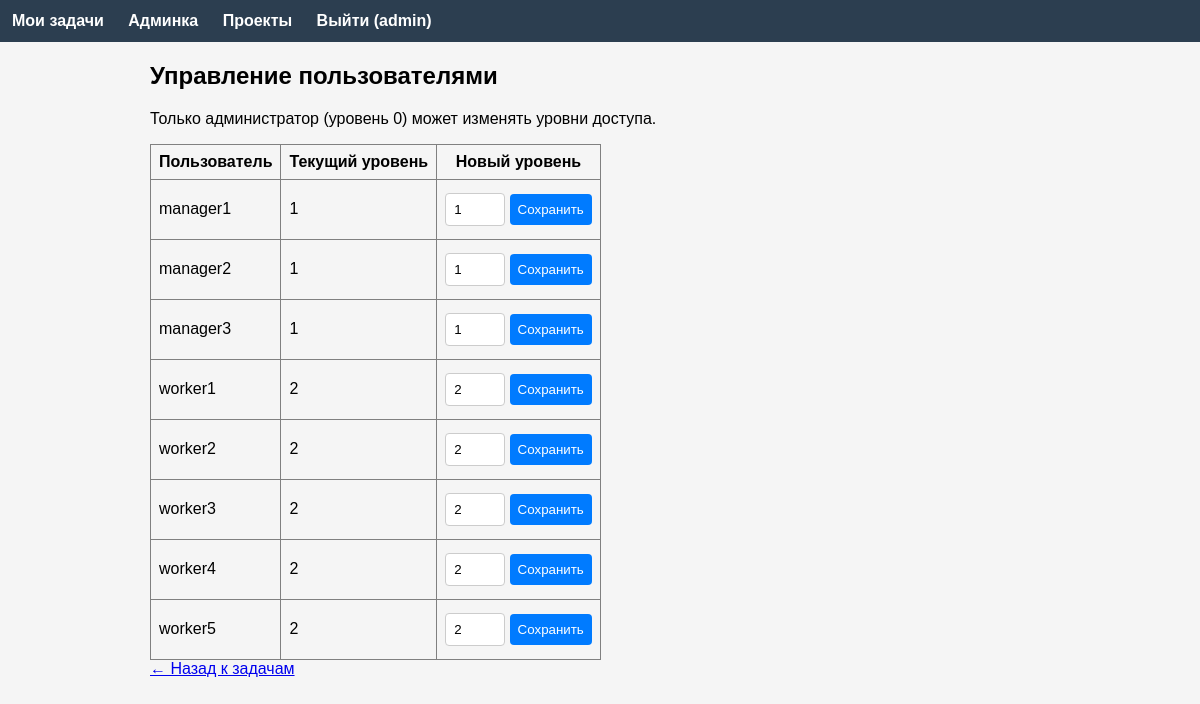
Page /admin (signed in) on the earlier database version.
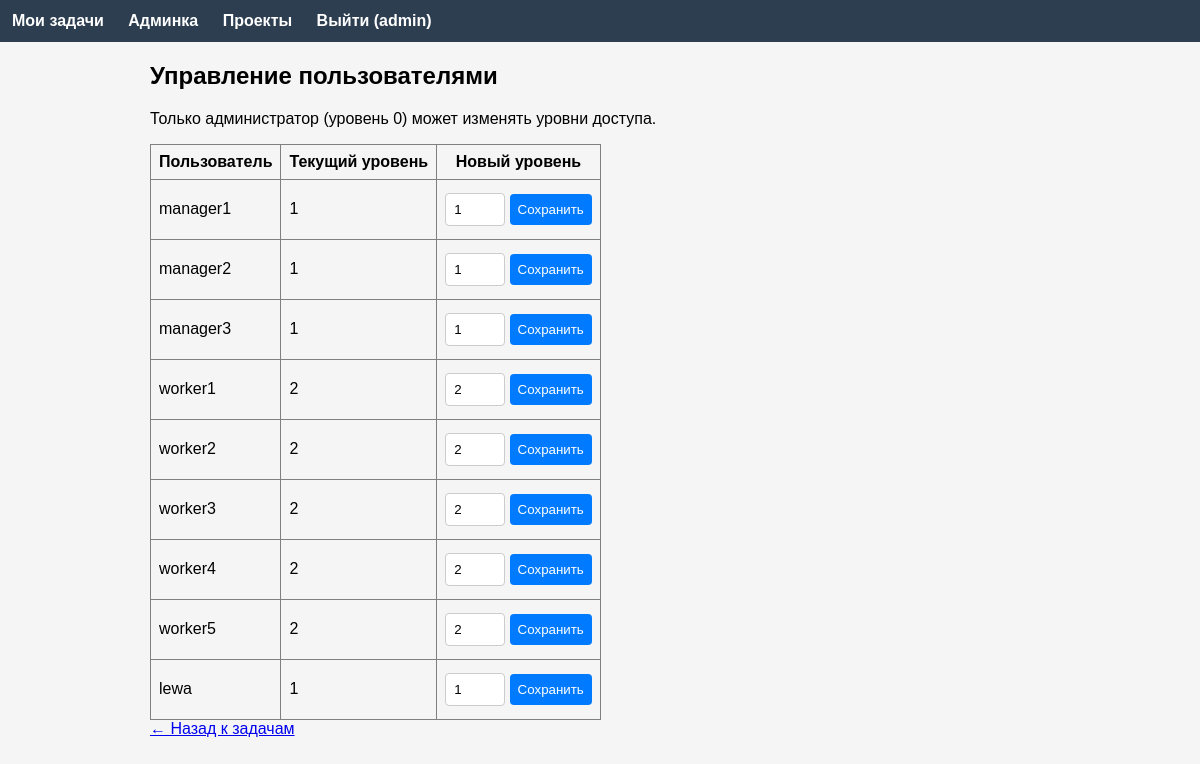
Same page on the later database version.
### app/models.py (models this page shows, shortened)
class User(UserMixin, db.Model):
    id = db.Column(db.Integer, primary_key=True)
    username = db.Column(db.String(64), index=True, unique=True, nullable=False)
    password_hash = db.Column(db.String(128), nullable=False)
    access_level = db.Column(db.Integer, default=1, nullable=False)
    authored_tasks = db.relationship('Task', back_populates='author', lazy='dynamic')
    assigned_tasks = db.relationship('Task', secondary=task_assignees, back_populates='assignees')
    comments = db.relationship('Comment', back_populates='author', lazy='dynamic')
    authored_projects = db.relationship('Project', back_populates='author', lazy='dynamic')
    def is_admin(self):
        return self.access_level == 0

### app/main/routes.py (the view)
@main.route('/admin')
@login_required
def admin():
    if not current_user.is_admin():
        flash('Доступ запрещён')
        return redirect(url_for('main.tasks'))
    users = User.query.filter(User.id != current_user.id).all()
    return render_template('admin.html', users=users)

### app/__init__.py (called while the page is built)
def create_app():
    app = Flask(__name__)
    app.config['SECRET_KEY'] = os.environ.get('SECRET_KEY', 'dev-secret-key')
    app.config['SQLALCHEMY_DATABASE_URI'] = 'sqlite:///task_manager.db'
    app.config['SQLALCHEMY_TRACK_MODIFICATIONS'] = False
    db.init_app(app)
    login_manager.init_app(app)
    login_manager.login_view = 'auth.login'
    from .models import User
    @login_manager.user_loader
    def load_user(user_id):
        return User.query.get(int(user_id))
    from .auth import auth as auth_blueprint
    app.register_blueprint(auth_blueprint)
    from .main import main as main_blueprint
    app.register_blueprint(main_blueprint)
    from .api import api as api_blueprint
    app.register_blueprint(api_blueprint, url_prefix='/api')
    return app

### app/templates/admin.html
{% extends "base.html" %}
{% block content %}
<h2>Управление пользователями</h2>
<p>Только администратор (уровень 0) может изменять уровни доступа.</p>
<table border="1" cellpadding="8" style="border-collapse:collapse; margin-top:15px;">
    <thead>
        <tr>
            <th>Пользователь</th>
            <th>Текущий уровень</th>
            <th>Новый уровень</th>
        </tr>
    </thead>
    <tbody>
        {% for user in users %}
        <tr>
            <td>{{ user.username }}</td>
            <td>{{ user.access_level }}</td>
            <td>
                <form method="post" action="{{ url_for('main.set_user_access_level', user_id=user.id) }}" style="display:inline;">
                    <input type="number" name="level" value="{{ user.access_level }}" min="0" style="width:60px;">
                    <button type="submit">Сохранить</button>
                </form>
            </td>
        </tr>
        {% endfor %}
    </tbody>
</table>
<a href="{{ url_for('main.tasks') }}">← Назад к задачам</a>
{% endblock %}

### app/templates/base.html (shortened to what this page needs)
<!DOCTYPE html>
<html lang="ru">
<head>
    <link rel="stylesheet" href="{{ url_for('static', filename='style.css') }}">
</head>
<body>
    <nav>
        {% if current_user.is_authenticated %}
            <a href="{{ url_for('main.tasks') }}">Мои задачи</a>
            {% if current_user.is_admin() %}
                <a href="{{ url_for('main.admin') }}">Админка</a>
            {% endif %}
            <a href="{{ url_for('main.projects') }}">Проекты</a>
            <a href="{{ url_for('auth.logout') }}">Выйти ({{ current_user.username }})</a>
        {% else %}
            <a href="{{ url_for('main.index') }}">Главная</a>
            <a href="{{ url_for('auth.login') }}">Вход</a>
            <a href="{{ url_for('auth.register') }}">Регистрация</a>
        {% endif %}
    </nav>
    <main>
        {% block content %}{% endblock %}
    </main>
</body>
</html>

### app/static/style.css (style rules this page uses)
body { font-family: Arial, sans-serif; margin: 0; padding: 0; background: #f5f5f5; }
nav { background: #2c3e50; padding: 12px; }
nav a { color: white; margin-right: 20px; text-decoration: none; font-weight: bold; }
main { max-width: 900px; margin: 20px auto; padding: 0 15px; }
input, textarea, button, select { margin: 5px 0; padding: 8px; border: 1px solid #ccc; border-radius: 4px; width: 100%; box-sizing: border-box; }
button { background: #007bff; color: white; border: none; cursor: pointer; border-radius: 4px; width: auto; }
form { margin: 0; }

Differences in the rows shown:
added User: username "lewa", access_level "1", level "1"
